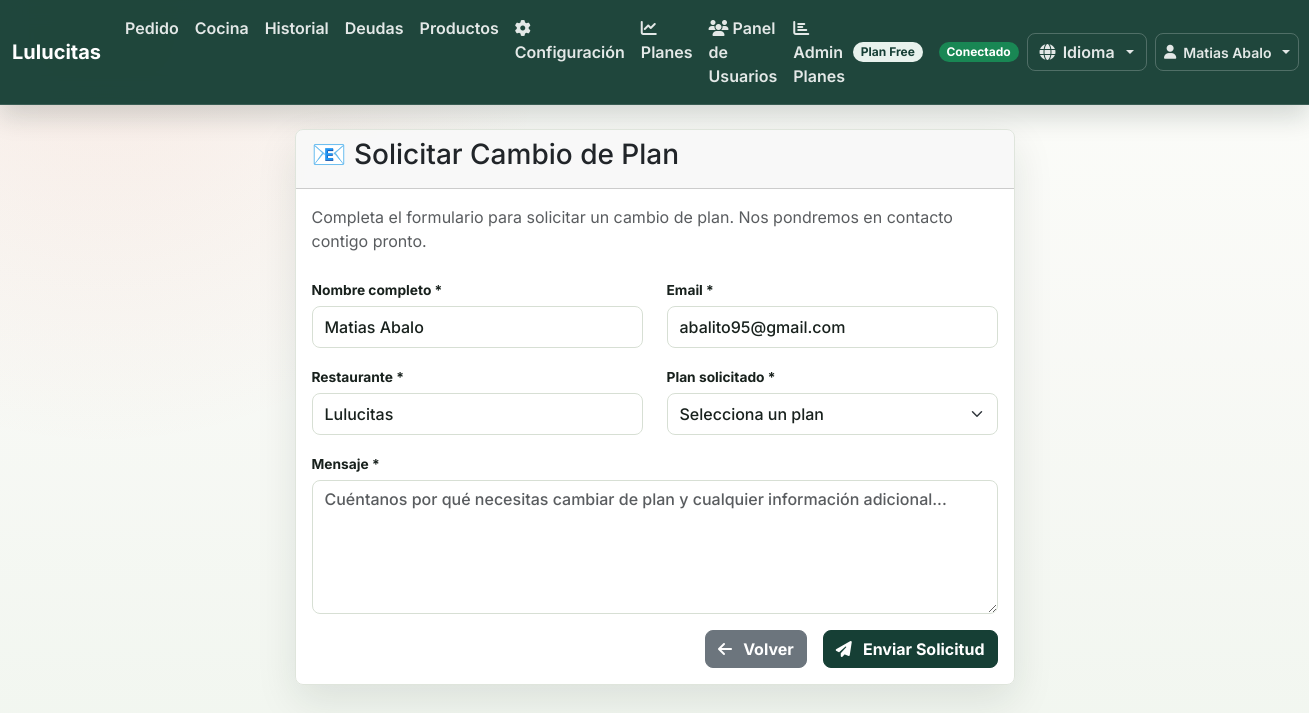
/auth/contacto_plan (signed in), run on the app's committed database.
### models.py (models this page shows, shortened)
class Restaurante(db.Model):
    id = db.Column(db.Integer, primary_key=True)
    nombre = db.Column(db.String(100), nullable=False)
    slug = db.Column(db.String(50), unique=True, nullable=False)
    direccion = db.Column(db.String(200))
    telefono = db.Column(db.String(20))
    email_contacto = db.Column(db.String(120))
    moneda = db.Column(db.String(10), default="$")
    zona_horaria = db.Column(db.String(50), default="America/Argentina/Buenos_Aires")
    plan = db.Column(db.String(20), default="free")
    fecha_creacion = db.Column(db.DateTime, default=datetime.now)
    activo = db.Column(db.Boolean, default=True)
    api_key = db.Column(db.String(64), unique=True)

class Usuario(UserMixin, db.Model):
    id = db.Column(db.Integer, primary_key=True)
    email = db.Column(db.String(120), unique=True, nullable=False)
    password_hash = db.Column(db.String(128))
    nombre = db.Column(db.String(100), nullable=False)
    es_admin = db.Column(db.Boolean, default=False)
    es_superadmin = db.Column(db.Boolean, default=False)
    activo = db.Column(db.Boolean, default=False)  # por defecto inactivo hasta confirmar email
    confirmado = db.Column(db.Boolean, default=False)
    token_confirmacion = db.Column(db.String(128), nullable=True)
    fecha_creacion = db.Column(db.DateTime, default=datetime.now)
    restaurante_id = db.Column(db.Integer, db.ForeignKey('restaurante.id'), nullable=True)
    restaurante = db.relationship('Restaurante', backref='usuarios')

### auth.py (the view, shortened to what this page needs)
@auth_bp.route('/contacto_plan', methods=['GET', 'POST'])
@login_required
def contacto_plan():
    return render_template('auth/contacto_plan.html')

### app.py (called while the page is built)
def get_locale():
    if 'language' in session:
        return session['language']
    return 'es'  # Idioma por defecto

@login_manager.user_loader
def load_user(user_id):
    try:
        return Usuario.query.get(int(user_id))
    except Exception as e:
        print(f"Error cargando usuario {user_id}: {e}")
        return None

### simple_translations.py (called while the page is built)
def get_translation(text, locale='es'):
    if locale in TRANSLATIONS and text in TRANSLATIONS[locale]:
        return TRANSLATIONS[locale][text]
    return text  # Retorna el texto original si no hay traducción

### templates/auth/contacto_plan.html (shortened to what this page needs)
{% extends "base.html" %}
{% block content %}
<div class="container mt-4">
    <div class="row justify-content-center">
        <div class="col-md-8">
            <div class="card">
                <div class="card-header">
                    <h3>📧 Solicitar Cambio de Plan</h3>
                </div>
                <div class="card-body">
                    <p class="text-muted mb-4">
                        Completa el formulario para solicitar un cambio de plan. Nos pondremos en contacto contigo pronto.
                    </p>
                    <form method="POST">
                        <div class="row">
                            <div class="col-md-6">
                                <div class="mb-3">
                                    <label for="nombre" class="form-label">Nombre completo *</label>
                                    <input type="text" class="form-control" id="nombre" name="nombre"
                                           value="{{ current_user.nombre }}" required>
                                </div>
                            </div>
                            <div class="col-md-6">
                                <div class="mb-3">
                                    <label for="email" class="form-label">Email *</label>
                                    <input type="email" class="form-control" id="email" name="email"
                                           value="{{ current_user.email }}" required>
                                </div>
                            </div>
                        </div>
                        <div class="row">
                            <div class="col-md-6">
                                <div class="mb-3">
                                    <label for="restaurante" class="form-label">Restaurante *</label>
                                    <input type="text" class="form-control" id="restaurante" name="restaurante"
                                           value="{{ current_user.restaurante.nombre if current_user.restaurante else '' }}" required>
                                </div>
                            </div>
                            <div class="col-md-6">
                                <div class="mb-3">
                                    <label for="plan_solicitado" class="form-label">Plan solicitado *</label>
                                    <select class="form-select" id="plan_solicitado" name="plan_solicitado" required>
                                        <option value="">Selecciona un plan</option>
                                    </select>
                                </div>
                            </div>
                        </div>
                        <div class="mb-3">
                            <label for="mensaje" class="form-label">Mensaje *</label>
                            <textarea class="form-control" id="mensaje" name="mensaje" rows="5"
                                      placeholder="Cuéntanos por qué necesitas cambiar de plan y cualquier información adicional..." required></textarea>
                        </div>
                        <div class="d-grid gap-2 d-md-flex justify-content-md-end">
                            <a href="{{ url_for('auth.planes') }}" class="btn btn-secondary me-md-2">
                                <i class="fas fa-arrow-left me-1"></i>Volver
                            </a>
                            <button type="submit" class="btn btn-primary">
                                <i class="fas fa-paper-plane me-1"></i>Enviar Solicitud
                            </button>
                        </div>
                    </form>
                </div>
            </div>
        </div>
    </div>
</div>
{% endblock %}

### templates/base.html (shortened to what this page needs)
<!DOCTYPE html>
<html lang="es">
<head>
    <link rel="stylesheet" href="https://cdn.jsdelivr.net/npm/bootstrap@5.3.2/dist/css/bootstrap.min.css">
    <link rel="stylesheet" href="{{ url_for('static', filename='style.css') }}">
</head>
<body class="{% block body_class %}{% endblock %}">
<nav id="main-navbar" class="navbar navbar-expand-lg navbar-verde">
  <div class="container-fluid">
    <a class="navbar-brand fw-bold" href="{{ url_for('index_redirect') }}">
      {% if current_restaurante %}{{ current_restaurante.nombre }}{% else %}Resto App{% endif %}
    </a>
    <div class="collapse navbar-collapse" id="navbarMain">
      {% if current_user.is_authenticated %}
      <ul class="navbar-nav me-auto mb-2 mb-lg-0">
        <li class="nav-item"><a class="nav-link" href="{{ url_for('index_redirect') }}">{{ _('Pedido') }}</a></li>
        <li class="nav-item"><a class="nav-link" href="{{ url_for('cocina') }}">{{ _('Cocina') }}</a></li>
        <li class="nav-item"><a class="nav-link" href="{{ url_for('historial') }}">{{ _('Historial') }}</a></li>
        <li class="nav-item"><a class="nav-link" href="{{ url_for('deudas') }}">{{ _('Deudas') }}</a></li>
        <li class="nav-item"><a class="nav-link" href="{{ url_for('productos') }}">{{ _('Productos') }}</a></li>
        <li class="nav-item">
          <a class="nav-link" href="{{ url_for('auth.configuracion') }}">
            <i class="fas fa-cog"></i> {{ _('Configuración') }}
          </a>
        </li>
        <li class="nav-item">
          <a class="nav-link" href="{{ url_for('auth.planes') }}">
            <i class="fas fa-chart-line"></i> {{ _('Planes') }}
          </a>
        </li>
        {% if current_user.es_superadmin %}
        <li class="nav-item">
          <a class="nav-link" href="{{ url_for('auth.admin_usuarios') }}">
            <i class="fas fa-users"></i> {{ _('Panel de Usuarios') }}
          </a>
        </li>
        <li class="nav-item">
          <a class="nav-link" href="{{ url_for('auth.admin_planes') }}">
            <i class="fas fa-chart-bar"></i> {{ _('Admin Planes') }}
          </a>
        </li>
        {% endif %}
      </ul>
      <span class="badge bg-info me-3">{{ _('Plan') }} {{ current_restaurante.plan|title }}</span>
      <div class="d-flex align-items-center gap-2">
        <span id="pwa-status" class="badge bg-secondary">{{ _('Conectado') }}</span>
        <div class="dropdown">
          <button class="btn btn-outline-light dropdown-toggle" type="button" data-bs-toggle="dropdown" title="{{ _('Cambiar idioma') }}">
            <i class="fas fa-globe"></i> {{ _('Idioma') }}
          </button>
        </div>
        <div class="dropdown">
          <button class="btn btn-outline-light dropdown-toggle btn-sm" type="button" data-bs-toggle="dropdown">
            <i class="fas fa-user"></i> {{ current_user.nombre }}
          </button>
        </div>
      </div>
      {% endif %}
    </div>
  </div>
</nav>
<main id="main-content" class="{% block main_class %}container my-4{% endblock %}">
  {% block content %}{% endblock %}
</main>
</body>
</html>

### static/style.css (style rules this page uses)
:root { --bg: #f7f8f4; --surface: #ffffff; --surface-soft: #f1f4ec; --ink: #18211d; --muted: #67716b; --line: #dfe5dc; --primary: #163f35; --primary-2: #21624f; --accent: #d84f32; --amber: #d69b2d; --success: #2f7d50; --danger: #9f2f2f; --shadow: 0 16px 40px rgba(21, 42, 34, .10); --radius: 8px; }
* { box-sizing: border-box; }
html { min-height: 100%; }
body { min-height: 100vh; margin: 0; background: radial-gradient(circle at 8% 0%, rgba(216, 79, 50, .10), transparent 28rem), linear-gradient(180deg, rgba(251, 252, 248, .78) 0%, rgba(247, 248, 244, .84) 42%, rgba(238, 244, 236, .86) 100%), url("/static/hero-food-bg.png") center / cover fixed no-repeat; color: var(--ink); font-family: "Inter", Arial, sans-serif; letter-spacing: 0; }
a { color: var(--primary-2); text-decoration: none; }
.navbar-verde { background: rgba(22, 63, 53, .96); border-bottom: 1px solid rgba(255, 255, 255, .12); box-shadow: 0 12px 24px rgba(14, 35, 28, .16); backdrop-filter: blur(12px); }
.navbar-verde .navbar-brand { color: #fff !important; font-weight: 800; letter-spacing: 0; }
.navbar-verde .navbar-nav .nav-link, .navbar-verde .dropdown-toggle, .navbar-verde .btn-outline-light { color: rgba(255, 255, 255, .88) !important; border-color: rgba(255, 255, 255, .22); font-weight: 600; }
.btn { border-radius: var(--radius); font-weight: 700; letter-spacing: 0; min-height: 38px; display: inline-flex; align-items: center; justify-content: center; gap: .45rem; }
.btn-primary, .btn-primary:active, .btn-primary:focus { background: var(--primary) !important; border-color: var(--primary) !important; color: #fff !important; }
.badge { border-radius: 999px; font-weight: 700; }
.badge.bg-info { background: #e8f2ed !important; color: var(--primary) !important; }
.form-label, label { color: var(--ink); font-size: .86rem; font-weight: 700; margin-bottom: .35rem; }
.form-control, .form-select { border: 1px solid #d7dfd4; border-radius: var(--radius); color: var(--ink); min-height: 42px; font-weight: 500; }
.surface, .card, .modal-content { background: rgba(255, 255, 255, .94); border: 1px solid var(--line); border-radius: var(--radius); box-shadow: var(--shadow); backdrop-filter: blur(10px); }
.card { overflow: hidden; }

### data on the page
Restaurante: nombre "Lulucitas", plan "Free", restaurante "Lulucitas"
Usuario: nombre "Matias Abalo", email "abalito95@gmail.com"
